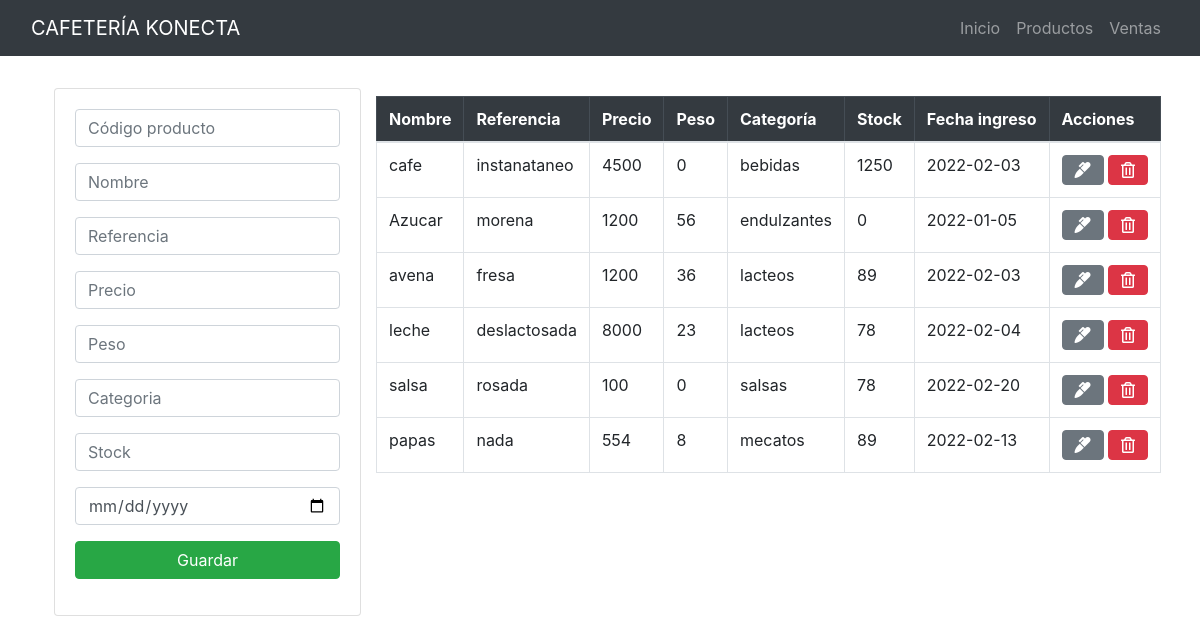
The page /productos.php on the database its author committed.
### tables this page shows
CREATE TABLE `productos` (
  `id` bigint(20) NOT NULL,
  `nombre` varchar(50) NOT NULL,
  `referencia` varchar(100) NOT NULL,
  `precio` int(11) NOT NULL,
  `peso` int(11) NOT NULL,
  `categoria` varchar(50) NOT NULL,
  `stock` int(11) NOT NULL,
  `fecha_creacion` date NOT NULL
);

### productos.php (the view, shortened to what this page needs)
<?php include("db.php") ?>
<?php include("base/cabecera.php") ?>
<main class="container p-4">
    <div class="row mt-2">
        <div class="col md-4">
            <div class="card card-body">
                <form action="guardar.php" method="POST">
                    <div class="form-group">
                        <input type="number" name="id" class="form-control" placeholder="Código producto" autofocus required >
                    </div>
                    <div class="form-group">
                        <input type="text" name="nombre" class="form-control" placeholder="Nombre" autofocus required>
                    </div>
                    <div class="form-group">
                        <input type="text" name="referencia" class="form-control" placeholder="Referencia" autofocus required>
                    </div>
                    <div class="form-group">
                        <input type="number" name="precio" class="form-control" placeholder="Precio" autofocus required>
                    </div>
                    <div class="form-group">
                        <input type="number" name="peso" class="form-control" placeholder="Peso" autofocus required>
                    </div>
                    <div class="form-group">
                        <input type="text" name="categoria" class="form-control" placeholder="Categoria" autofocus required>
                    </div>
                    <div class="form-group">
                        <input type="number" name="stock" class="form-control" placeholder="Stock" autofocus required>
                    </div>
                    <div class="form-group">
                        <input type="date" name="fecha" class="form-control" placeholder="Fecha registro" autofocus required>
                    </div>
                    <input type="submit" class="btn btn-success btn-block" name="guardar" value="Guardar">
                </form>
            </div>
        </div>
        <div class="row mt-2">
            <div class="col md-8">
                <table class="table table-bordered">
                    <thead class="table-dark">
                        <tr>
                            <th>Nombre</th>
                            <th>Referencia</th>
                            <th>Precio</th>
                            <th>Peso</th>
                            <th>Categoría</th>
                            <th>Stock</th>
                            <th>Fecha ingreso</th>
                            <th>Acciones</th>
                        </tr>
                    </thead>
                    <tbody>
                        <?php
                        $sql = "SELECT * FROM productos";
                        $resultado = mysqli_query($mysqli, $sql);
                        while ($campo = mysqli_fetch_assoc($resultado)) { ?>
                            <tr>
                                <td><?php echo $campo['nombre']; ?></td>
                                <td><?php echo $campo['referencia']; ?></td>
                                <td><?php echo $campo['precio']; ?></td>
                                <td><?php echo $campo['peso']; ?></td>
                                <td><?php echo $campo['categoria']; ?></td>
                                <td><?php echo $campo['stock']; ?></td>
                                <td><?php echo $campo['fecha_creacion']; ?></td>
                                <td>
                                    <a href="actualizar.php?id=<?php echo $campo['id'] ?>" class="btn btn-secondary">
                                        <i class="fas fa-marker"></i>
                                    </a>
                                    <a href="eliminar.php?id=<?php echo $campo['id'] ?>" class="btn btn-danger">
                                        <i class="far fa-trash-alt"></i>
                                    </a>
                                </td>
                            </tr>
                        <?php } ?>
                    </tbody>
                </table>
            </div>
        </div>
    </div>
</main>
<?php include("base/pie.php") ?>

### base/cabecera.php (shortened to what this page needs)
<!DOCTYPE html>
 <html lang="en">
 <head>
     <link rel="stylesheet" href="https://stackpath.bootstrapcdn.com/bootstrap/4.3.1/css/bootstrap.min.css">
     <link rel="stylesheet" href="https://use.fontawesome.com/releases/v5.6.3/css/all.css">
     <nav class="navbar navbar-expand-lg navbar-dark bg-dark">
        <div class="container-fluid">
            <a class="navbar-brand" href="index.php">CAFETERÍA KONECTA</a>
            <div class="collapse navbar-collapse" id="navbarSupportedContent">
                <ul class="navbar-nav me-auto mb-2 mb-lg-0">
                    <li class="nav-item">
                        <a class="nav-link" aria-current="page" href="index.php">Inicio</a>
                    </li>
                    <li class="nav-item">
                        <a class="nav-link" href="productos.php">Productos</a>
                    </li>
                    <li class="nav-item">
                        <a class="nav-link" href="ventas.php">Ventas</a>
                    </li>
                </ul>
            </div>
        </div>
    </nav>
 </head>

### base/pie.php (shortened to what this page needs)
<body>
</body>
</html>

### rows shown on the page
productos: nombre "cafe", referencia "instanataneo", precio "4500", peso "0", categoria "bebidas", stock "1250", fecha_creacion "2022-02-03"
productos: nombre "Azucar", referencia "morena", precio "1200", peso "56", categoria "endulzantes", stock "0", fecha_creacion "2022-01-05"
productos: nombre "avena", referencia "fresa", precio "1200", peso "36", categoria "lacteos", stock "89", fecha_creacion "2022-02-03"
productos: nombre "leche", referencia "deslactosada", precio "8000", peso "23", categoria "lacteos", stock "78", fecha_creacion "2022-02-04"
productos: nombre "salsa", referencia "rosada", precio "100", peso "0", categoria "salsas", stock "78", fecha_creacion "2022-02-20"
productos: nombre "papas", referencia "nada", precio "554", peso "8", categoria "mecatos", stock "89", fecha_creacion "2022-02-13"
